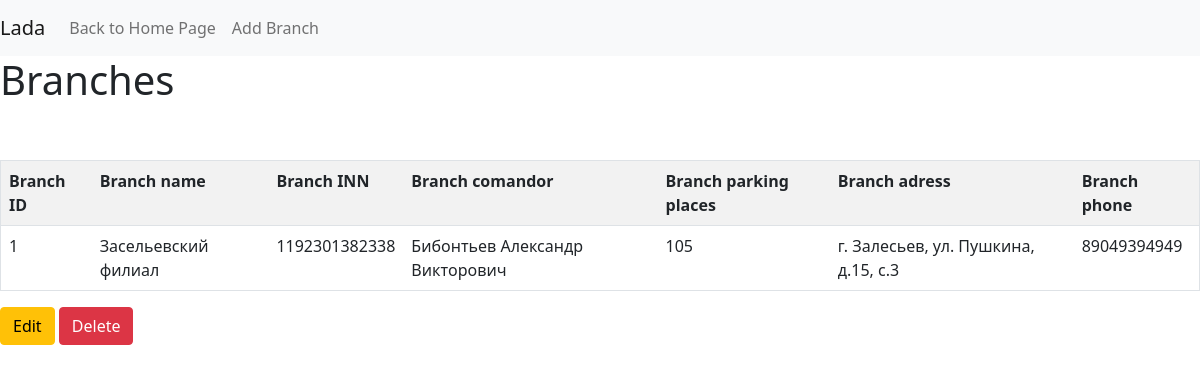
Page /branches/1/ on the committed database.
### main/models.py (models this page shows, shortened)
class Branch(models.Model):
    name = models.CharField(
        verbose_name = 'Название',
        max_length = 50,
        null = False,
        blank = False,
    )
    commandor = models.CharField(
        verbose_name = 'Руководитель',
        max_length = 50,
        null = False,
        blank = False,
    )
    inn = models.CharField(
        verbose_name = 'ИНН',
        max_length = 17,
        null = False,
        blank = False,
    )
    adress = models.CharField(
        verbose_name = 'Адресс',
        max_length = 50,
        null = False,
        blank = False,
    )
    phone = models.CharField(
        verbose_name = 'Телефон',
        max_length = 11,
        null = False,
        blank = False,
    )
    parking = models.IntegerField(
        verbose_name = 'Парк.места',
        default = 100,
        null = False,
        blank = False,
    )
    def get_update_url(self):
	    return reverse('branch_edit_url', kwargs = {'id': self.id})
    def get_delete_url(self):
        return reverse('branch_delete_url', kwargs = {'id':self.id})
    class Meta:
        verbose_name = 'Филиал'
        verbose_name_plural = 'Филиалы'

### main/views.py (the view)
# urls.py: path('branches/<int:id>/',    views.BranchDetails.as_view(),     name = 'branch_details_url'),
class BranchDetails(View):
    def get(self,request,id):
        branch = Branch.objects.get(id = id)
        return render(request, 'branch/branch-details.html', context={'branch':branch})

### main/templates/branch/branch-details.html (shortened to what this page needs)
<!DOCTYPE HTML>
<html>
<head>
    <link href="https://cdn.jsdelivr.net/npm/bootstrap@5.0.0-beta3/dist/css/bootstrap.min.css" rel="stylesheet">
</head>
<body>
<nav class="navbar navbar-expand-lg navbar-light bg-light">
    <a class="navbar-brand" >Lada</a>
    <div class="collapse navbar-collapse" id="navbarSupportedContent">
        <ul class="navbar-nav mr-auto">
            <li class="nav-item">
                <a class="nav-link" href="/">Back to Home Page</a>
            </li>
            <li class="nav-item">
                <a class="nav-link" href="/branches/add">Add Branch</a>
            </li>
        </ul>
    </div>
</nav>
<h1>Branches</h1>
<br></br>
<table border="1" class="table table-striped">
    <tr>
        <th>Branch ID</th>
        <th>Branch name</th>
        <th>Branch INN</th>
        <th>Branch comandor</th>
        <th>Branch parking places</th>
        <th>Branch adress</th>
        <th>Branch phone</th>
    </tr>
    <tr>
        <td>{{ branch.id }}</td>
        <td>{{ branch.name }}</td>
        <td>{{ branch.inn }}</td>
        <td>{{ branch.commandor }}</td>
        <td>{{ branch.parking }}</td>
        <td>{{ branch.adress }}</td>
        <td>{{ branch.phone }}</td>
    </tr>
</table>
<a href="{{branch.get_update_url}}" type="button" class="btn btn-warning">Edit</a>
<a href="{{branch.get_delete_url}}" type="button" class="btn btn-danger">Delete</a>
</body>
</html>

### rows in the picture
Branch: id "1", name "Засельевский филиал", inn "1192301382338", commandor "Бибонтьев Александр Викторович", parking "105", adress "г. Залесьев, ул. Пушкина, д.15, с.3", phone "89049394949"
